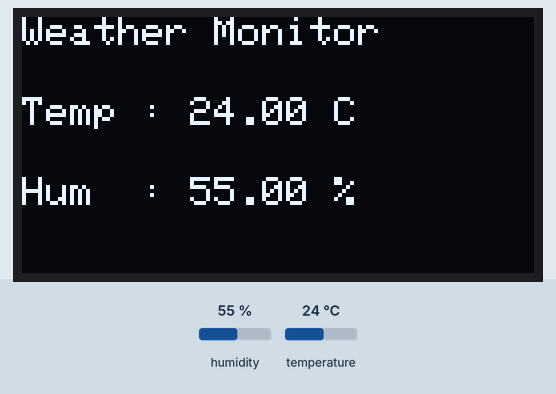
Simulated run of this sketch. Board: ESP32. Parts: 128×64 one-colour display. The test bench sets the inputs (shaded band); at power-on: humidity 55 %, temperature 24 °C. WiFi joins after 1.5 s; servers stay silent unless stated; web services answer with replies made up by the test bench; what the sketch prints to the serial monitor is not drawn.

Above: at 1.6 s.

The sketch:

code.ino
```cpp
#include <WiFi.h>
#include <HTTPClient.h>

#include <Wire.h>
#include <Adafruit_GFX.h>
#include <Adafruit_SSD1306.h>
#include <DHT.h>

#define SCREEN_WIDTH 128
#define SCREEN_HEIGHT 64

#define DHTPIN 4
#define DHTTYPE DHT22

Adafruit_SSD1306 display(SCREEN_WIDTH, SCREEN_HEIGHT, &Wire, -1);
DHT dht(DHTPIN, DHTTYPE);

// WiFi Credentials
const char* ssid = "Wokwi-GUEST";
const char* password = "";

// ThingSpeak
String apiKey = "WRITE API KEY";
String serverName = "http://api.thingspeak.com/update?api_key=";

void setup() {

  Serial.begin(115200);

  dht.begin();

  if (!display.begin(SSD1306_SWITCHCAPVCC, 0x3C)) {
    Serial.println("OLED failed");
    while (true);
  }

  display.clearDisplay();
  display.setTextColor(WHITE);
  display.setTextSize(1);

  // Connect WiFi
  WiFi.begin(ssid, password, 6);

  Serial.print("Connecting to WiFi");

  while (WiFi.status() != WL_CONNECTED) {
    delay(500);
    Serial.print(".");
  }

  Serial.println();
  Serial.println("WiFi Connected");

  Serial.print("IP Address: ");
  Serial.println(WiFi.localIP());

}

void loop() {

  float temperature = dht.readTemperature();
  float humidity = dht.readHumidity();

  if (isnan(temperature) || isnan(humidity)) {

    Serial.println("Failed to read DHT22");

    return;
  }

  // Serial Monitor
  Serial.print("Temperature: ");
  Serial.print(temperature);
  Serial.println(" C");

  Serial.print("Humidity: ");
  Serial.print(humidity);
  Serial.println(" %");

  // OLED Display
  display.clearDisplay();

  display.setCursor(0,0);
  display.println("Weather Monitor");

  display.setCursor(0,20);
  display.print("Temp : ");
  display.print(temperature);
  display.println(" C");

  display.setCursor(0,40);
  display.print("Hum  : ");
  display.print(humidity);
  display.println(" %");

  display.display();

  // Build URL
  String url = serverName +
             apiKey +
             "&field1=" + String(temperature) +
             "&field2=" + String(humidity);

Serial.println("Uploading to:");
Serial.println(url);

WiFiClient client;
HTTPClient http;

  http.begin(client, url);

  int httpResponseCode = http.GET();

  Serial.print("HTTP Response Code: ");
  Serial.println(httpResponseCode);

  if (httpResponseCode == 200) {
    Serial.println("Data uploaded successfully!");
  } else {
    Serial.println("Upload failed.");
  }

  http.end();

  delay(20000);

}
```
